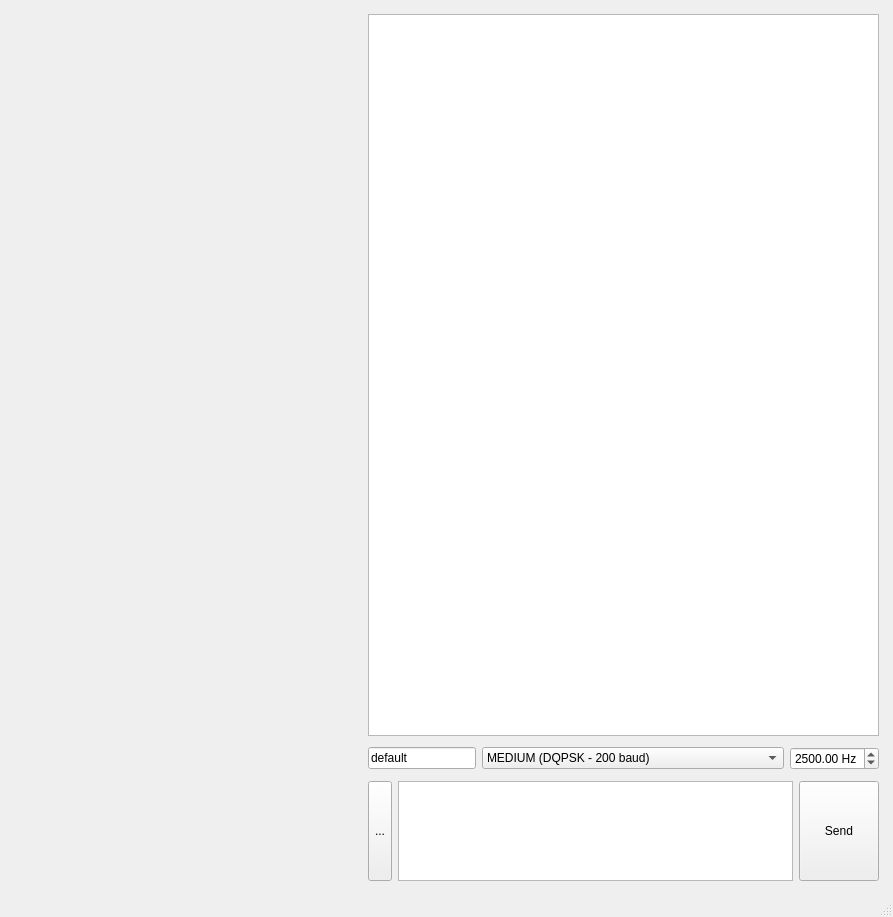
<?xml version="1.0" encoding="UTF-8"?>
<ui version="4.0">
 <class>MainWindow</class>
 <widget class="QMainWindow" name="MainWindow">
  <property name="geometry">
   <rect>
    <x>0</x>
    <y>0</y>
    <width>893</width>
    <height>917</height>
   </rect>
  </property>
  <property name="windowTitle">
   <string>MainWindow</string>
  </property>
  <widget class="QWidget" name="GlobalContainer">
   <layout class="QHBoxLayout" name="horizontalLayout" stretch="2,3">
    <item>
     <widget class="QFrame" name="SignalVisualizationContainer">
      <property name="frameShape">
       <enum>QFrame::NoFrame</enum>
      </property>
      <property name="frameShadow">
       <enum>QFrame::Plain</enum>
      </property>
      <layout class="QGridLayout" name="gridLayout" rowstretch="1,3" columnstretch="2,1">
       <property name="leftMargin">
        <number>5</number>
       </property>
       <property name="topMargin">
        <number>5</number>
       </property>
       <property name="rightMargin">
        <number>5</number>
       </property>
       <property name="bottomMargin">
        <number>5</number>
       </property>
       <item row="0" column="0">
        <widget class="QWidget" name="spectroscopePlaceholder" native="true">
         <property name="minimumSize">
          <size>
           <width>100</width>
           <height>0</height>
          </size>
         </property>
        </widget>
       </item>
       <item row="0" column="1">
        <widget class="QWidget" name="constellationDiagramPlaceholder" native="true">
         <property name="sizePolicy">
          <sizepolicy hsizetype="Preferred" vsizetype="Preferred">
           <horstretch>0</horstretch>
           <verstretch>0</verstretch>
          </sizepolicy>
         </property>
        </widget>
       </item>
       <item row="1" column="0" colspan="2">
        <widget class="QWidget" name="spectrogramPlaceholder" native="true">
         <property name="sizePolicy">
          <sizepolicy hsizetype="Preferred" vsizetype="Preferred">
           <horstretch>0</horstretch>
           <verstretch>0</verstretch>
          </sizepolicy>
         </property>
         <property name="minimumSize">
          <size>
           <width>100</width>
           <height>0</height>
          </size>
         </property>
        </widget>
       </item>
      </layout>
     </widget>
    </item>
    <item>
     <widget class="QFrame" name="MessagesContainer">
      <property name="frameShape">
       <enum>QFrame::NoFrame</enum>
      </property>
      <property name="frameShadow">
       <enum>QFrame::Plain</enum>
      </property>
      <layout class="QVBoxLayout" name="verticalLayout">
       <property name="sizeConstraint">
        <enum>QLayout::SetDefaultConstraint</enum>
       </property>
       <property name="leftMargin">
        <number>5</number>
       </property>
       <property name="topMargin">
        <number>5</number>
       </property>
       <property name="rightMargin">
        <number>5</number>
       </property>
       <property name="bottomMargin">
        <number>5</number>
       </property>
       <item>
        <widget class="QScrollArea" name="scrollArea">
         <property name="frameShape">
          <enum>QFrame::NoFrame</enum>
         </property>
         <property name="frameShadow">
          <enum>QFrame::Plain</enum>
         </property>
         <property name="widgetResizable">
          <bool>true</bool>
         </property>
         <widget class="QWidget" name="scrollAreaWidgetContents">
          <property name="geometry">
           <rect>
            <x>0</x>
            <y>0</y>
            <width>511</width>
            <height>732</height>
           </rect>
          </property>
          <layout class="QVBoxLayout" name="verticalLayout_3">
           <property name="leftMargin">
            <number>0</number>
           </property>
           <property name="topMargin">
            <number>0</number>
           </property>
           <property name="rightMargin">
            <number>0</number>
           </property>
           <property name="bottomMargin">
            <number>5</number>
           </property>
           <item>
            <widget class="QTextEdit" name="MessagesBoards">
             <property name="sizePolicy">
              <sizepolicy hsizetype="Expanding" vsizetype="Expanding">
               <horstretch>0</horstretch>
               <verstretch>0</verstretch>
              </sizepolicy>
             </property>
             <property name="readOnly">
              <bool>true</bool>
             </property>
            </widget>
           </item>
          </layout>
         </widget>
        </widget>
       </item>
       <item>
        <widget class="QWidget" name="widget" native="true">
         <layout class="QHBoxLayout" name="horizontalLayout_4">
          <property name="leftMargin">
           <number>0</number>
          </property>
          <property name="topMargin">
           <number>0</number>
          </property>
          <property name="rightMargin">
           <number>0</number>
          </property>
          <property name="bottomMargin">
           <number>5</number>
          </property>
          <item>
           <widget class="QLineEdit" name="senderName">
            <property name="sizePolicy">
             <sizepolicy hsizetype="Preferred" vsizetype="Fixed">
              <horstretch>0</horstretch>
              <verstretch>0</verstretch>
             </sizepolicy>
            </property>
            <property name="text">
             <string>default</string>
            </property>
           </widget>
          </item>
          <item>
           <widget class="QComboBox" name="modulationChooser">
            <property name="sizePolicy">
             <sizepolicy hsizetype="MinimumExpanding" vsizetype="Fixed">
              <horstretch>0</horstretch>
              <verstretch>0</verstretch>
             </sizepolicy>
            </property>
            <property name="currentIndex">
             <number>1</number>
            </property>
            <item>
             <property name="text">
              <string>SLOW (BPSK - 70 baud)</string>
             </property>
            </item>
            <item>
             <property name="text">
              <string>MEDIUM (DQPSK - 200 baud)</string>
             </property>
            </item>
            <item>
             <property name="text">
              <string>FAST (8PSK - 500 baud)</string>
             </property>
            </item>
           </widget>
          </item>
          <item>
           <widget class="QDoubleSpinBox" name="CarrierFrequency">
            <property name="frame">
             <bool>true</bool>
            </property>
            <property name="prefix">
             <string/>
            </property>
            <property name="suffix">
             <string> Hz</string>
            </property>
            <property name="minimum">
             <double>500.000000000000000</double>
            </property>
            <property name="maximum">
             <double>5000.000000000000000</double>
            </property>
            <property name="stepType">
             <enum>QAbstractSpinBox::DefaultStepType</enum>
            </property>
            <property name="value">
             <double>2500.000000000000000</double>
            </property>
           </widget>
          </item>
         </layout>
        </widget>
       </item>
       <item>
        <widget class="QFrame" name="UserInputContainer">
         <property name="maximumSize">
          <size>
           <width>16777215</width>
           <height>100</height>
          </size>
         </property>
         <property name="frameShape">
          <enum>QFrame::NoFrame</enum>
         </property>
         <property name="frameShadow">
          <enum>QFrame::Plain</enum>
         </property>
         <layout class="QHBoxLayout" name="horizontalLayout_2">
          <property name="leftMargin">
           <number>0</number>
          </property>
          <property name="topMargin">
           <number>0</number>
          </property>
          <property name="rightMargin">
           <number>0</number>
          </property>
          <property name="bottomMargin">
           <number>0</number>
          </property>
          <item>
           <widget class="QToolButton" name="toolButton">
            <property name="sizePolicy">
             <sizepolicy hsizetype="Fixed" vsizetype="Preferred">
              <horstretch>0</horstretch>
              <verstretch>0</verstretch>
             </sizepolicy>
            </property>
            <property name="text">
             <string>...</string>
            </property>
           </widget>
          </item>
          <item>
           <widget class="QTextEdit" name="MessageEdit"/>
          </item>
          <item>
           <widget class="QPushButton" name="SendButton">
            <property name="sizePolicy">
             <sizepolicy hsizetype="Minimum" vsizetype="Preferred">
              <horstretch>0</horstretch>
              <verstretch>0</verstretch>
             </sizepolicy>
            </property>
            <property name="text">
             <string>Send</string>
            </property>
           </widget>
          </item>
         </layout>
        </widget>
       </item>
      </layout>
     </widget>
    </item>
   </layout>
  </widget>
  <widget class="QStatusBar" name="statusbar"/>
 </widget>
 <resources/>
 <connections/>
</ui>
